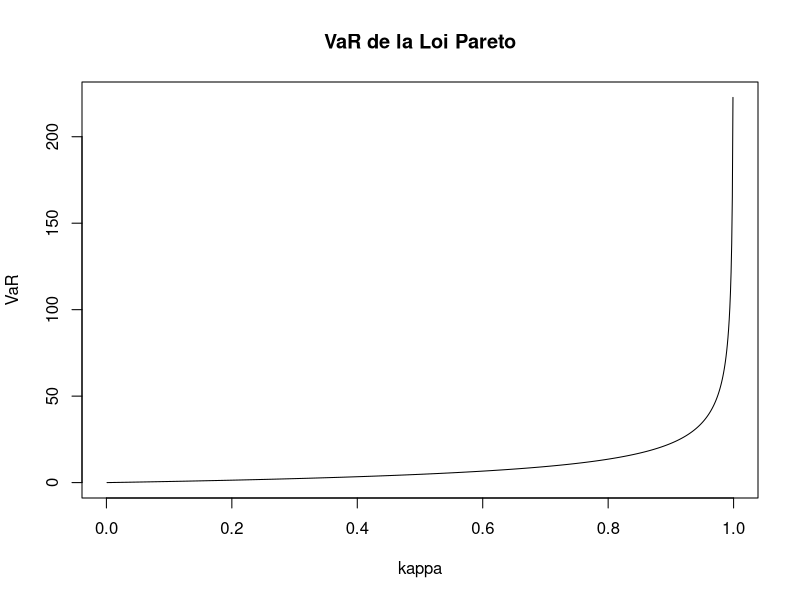
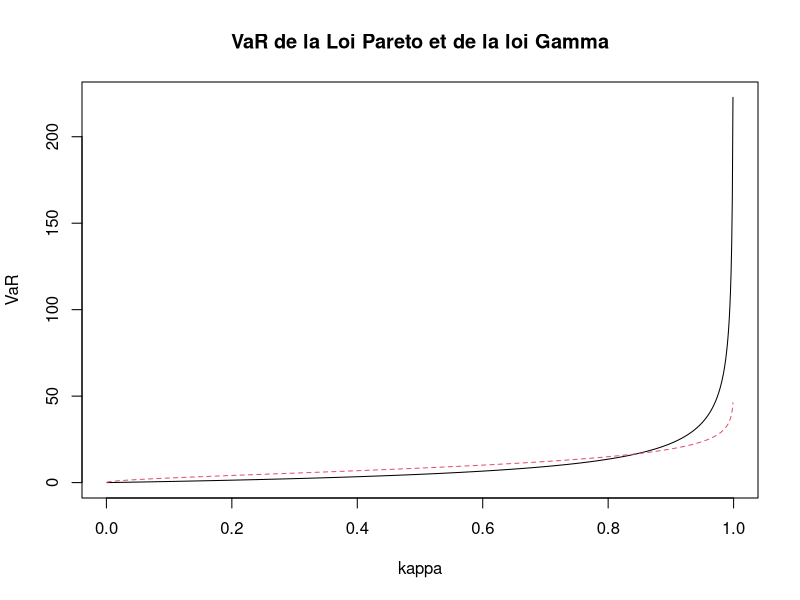
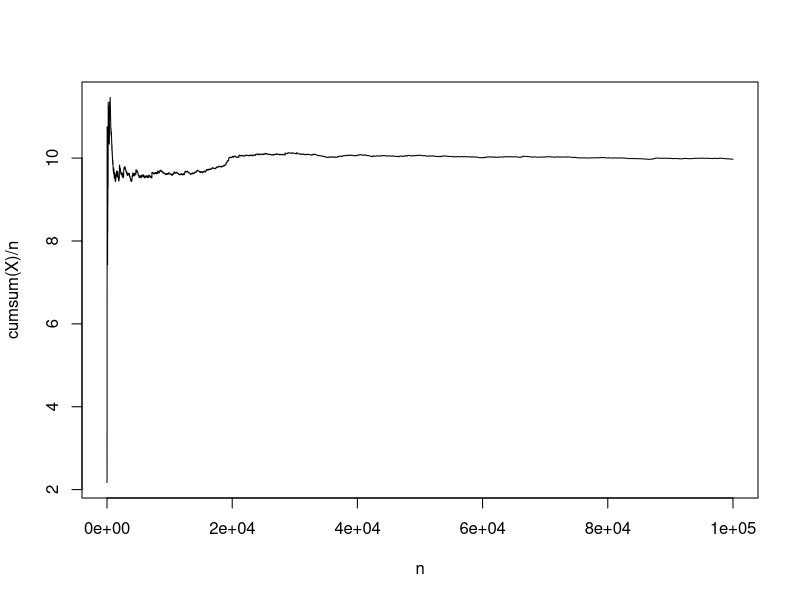

Source code (R) for these figures, in order:
# Lyon A2018
# Date : mardi 2018-11-06
# Loi Pareto

aa<-2.5
lam<-10*(aa-1)


EX<-lam/(aa-1)
EX

u<-(1:999)/1000
VaR<-lam*(1/((1-u)^(1/aa))-1)
plot(u,VaR,type="l",xlab="kappa",ylab="VaR",main="VaR de la Loi Pareto")

VaRgamma<-qgamma(u,2,1/5)
matplot(u,cbind(VaR,VaRgamma),type="l",xlab="kappa",ylab="VaR",main="VaR de la Loi Pareto et de la loi Gamma")

set.seed(2018)
nsim<-100000
U<-runif(nsim)
X<-lam*(1/((1-U)^(1/aa))-1)
n<-1:nsim
plot(n,cumsum(X)/n,type="l")


